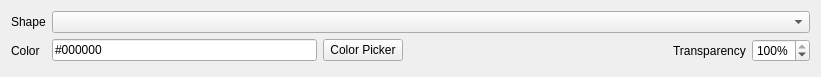
<?xml version="1.0" encoding="UTF-8"?>
<ui version="4.0">
 <class>SysOverviewObjectShapeManagerWidget</class>
 <widget class="QWidget" name="SysOverviewObjectShapeManagerWidget">
  <property name="geometry">
   <rect>
    <x>0</x>
    <y>0</y>
    <width>821</width>
    <height>77</height>
   </rect>
  </property>
  <property name="windowTitle">
   <string>Form</string>
  </property>
  <layout class="QFormLayout" name="formLayout">
   <item row="1" column="0">
    <widget class="QLabel" name="shapeLbl">
     <property name="text">
      <string>Shape</string>
     </property>
    </widget>
   </item>
   <item row="1" column="1">
    <widget class="QComboBox" name="shapeComboBox"/>
   </item>
   <item row="2" column="0">
    <widget class="QLabel" name="colorLbl">
     <property name="text">
      <string>Color</string>
     </property>
    </widget>
   </item>
   <item row="2" column="1">
    <layout class="QHBoxLayout" name="horizontalLayout">
     <item>
      <widget class="QLineEdit" name="colorLE">
       <property name="inputMask">
        <string>\#HHHHHH</string>
       </property>
       <property name="text">
        <string>#000000</string>
       </property>
       <property name="placeholderText">
        <string/>
       </property>
       <property name="clearButtonEnabled">
        <bool>false</bool>
       </property>
      </widget>
     </item>
     <item>
      <widget class="QPushButton" name="colorPickerBtn">
       <property name="text">
        <string>Color Picker</string>
       </property>
      </widget>
     </item>
     <item>
      <spacer name="horizontalSpacer">
       <property name="orientation">
        <enum>Qt::Horizontal</enum>
       </property>
       <property name="sizeHint" stdset="0">
        <size>
         <width>40</width>
         <height>20</height>
        </size>
       </property>
      </spacer>
     </item>
     <item>
      <widget class="QLabel" name="transparencyLbl">
       <property name="text">
        <string>Transparency</string>
       </property>
      </widget>
     </item>
     <item>
      <widget class="QSpinBox" name="transparencySpinBox">
       <property name="showGroupSeparator" stdset="0">
        <bool>false</bool>
       </property>
       <property name="suffix">
        <string notr="true">%</string>
       </property>
       <property name="maximum">
        <number>100</number>
       </property>
       <property name="value">
        <number>100</number>
       </property>
      </widget>
     </item>
    </layout>
   </item>
  </layout>
 </widget>
 <resources/>
 <connections/>
</ui>
